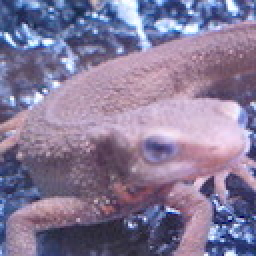
#> input picture 数字图像处理问题21-30/imori.jpg, 128 x 128 px (shown 2 times larger)
$ python '28、Afine Transformations-平移.py'   (older library calls are emulated)
#> lines starting #> are read from the running program, lines starting #| are printed output that depends on the picture
import cv2
import numpy as np
import matplotlib.pyplot as plt


# Affine
def affine(img, a, b, c, d, tx, ty):
#> called with a = 1, b = 0, c = 0, d = 1, tx = 30, ty = 30
	H, W, C = img.shape
#> H = 128; W = 128; C = 3

	# temporary image
	_img = img.copy()
	img = np.zeros((H+2, W+2, C), dtype=np.float32)
	img[1:H+1, 1:W+1] = _img
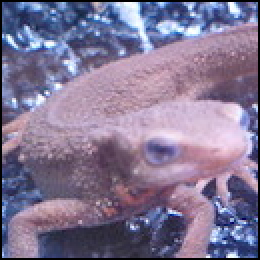
#> img: shape (130, 130, 3) float32 (shown 2 times larger); mean of channels 0, 1, 2 148.1, 118.1, 130; drawn as B, G, R

	# get new image shape
	H_new = np.round(H * d).astype(np.int)
#> H_new = 128
	W_new = np.round(W * a).astype(np.int)
#> W_new = 128
	out = np.zeros((H_new+1, W_new+1, C), dtype=np.float32)

	# get position of new image
	x_new = np.tile(np.arange(W_new), (H_new, 1))
	y_new = np.arange(H_new).repeat(W_new).reshape(H_new, -1)

	# get position of original image by affine
	adbc = a * d - b * c
	x = np.round((d * x_new  - b * y_new) / adbc).astype(np.int) + tx + 1
	y = np.round((-c * x_new + a * y_new) / adbc).astype(np.int) + ty + 1

	x = np.minimum(np.maximum(x, 0), W+1).astype(np.int)
	y = np.minimum(np.maximum(y, 0), H+1).astype(np.int)

	# assgin pixcel to new image
	out[y_new, x_new] = img[y, x]
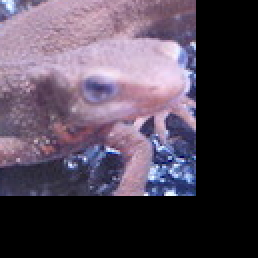
#> out: shape (129, 129, 3) float32 (shown 2 times larger); mean of channels 0, 1, 2 86.6, 70.7, 82.5; drawn as B, G, R

	out = out[:H_new, :W_new]
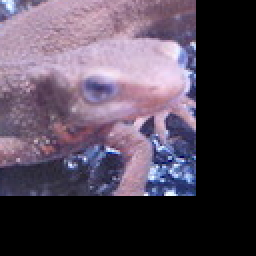
#> out: shape (128, 128, 3) float32 (shown 2 times larger); mean of channels 0, 1, 2 87.9, 71.8, 83.8; drawn as B, G, R
	out = out.astype(np.uint8)

	return out


# Read image
img = cv2.imread("imori.jpg").astype(np.float32)

# Affine
out = affine(img, a=1, b=0, c=0, d=1, tx=30, ty=30)

# Save result
cv2.namedWindow('result',0)
cv2.resizeWindow('result',900,900)
cv2.imshow("result", out)
cv2.waitKey(0)
